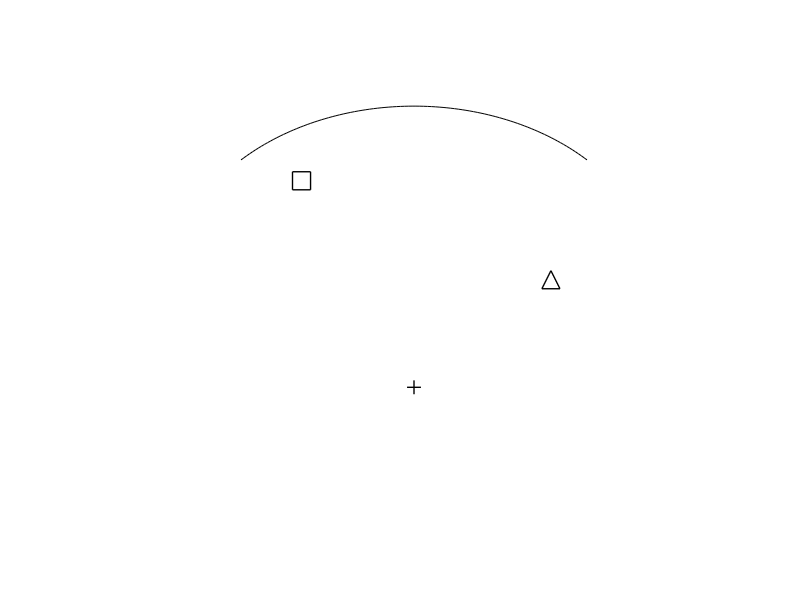
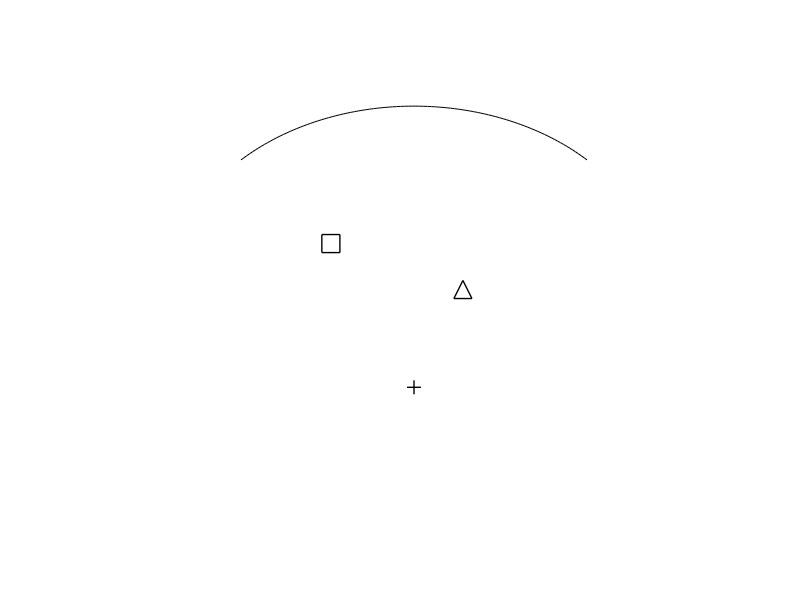
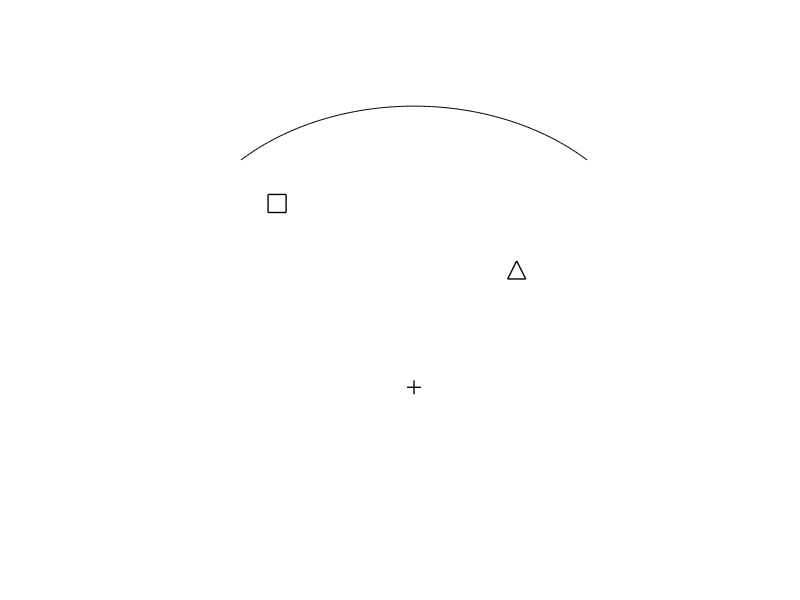
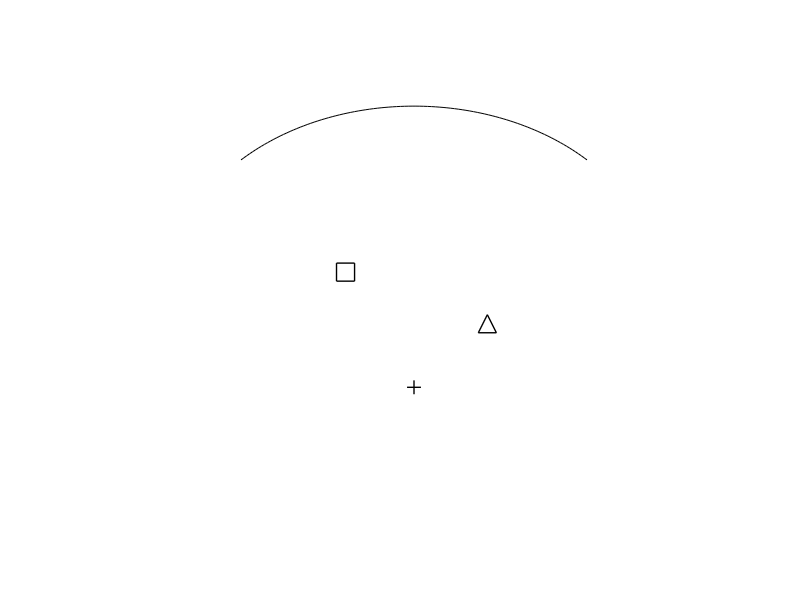

The MATLAB source for these figures, in order:
% condition B2(border present, which object is closer to the cross, response by a button) 
% triangle is closer to the cross

% number of images of this type 
n = 32;

% interval of x,y changes of axes for the triangle and square locations in % of x, y length
percentX_square = [15, 45]; 

percentX_triangle = [55, 85];
percentY_triangle = [40, 54];

for imagei = 1:n
    
    % draw arc
    figure(1), clf
    
    % parametrs of arc
    a = pi/4; % start of arc in radians
    b = 3*pi/4; % end of arc in radians
    h = 9; k = -4;  %(h,k) is the center of the circle
    r = 3; % radius
    
    % plot an arc
    t = linspace(a,b);
    x = r*cos(t) + h;
    y = r*sin(t) + k;
    plot(x,y, 'k')
    axis([h-r h+r k-r-1 k+r+1])
    axis square;
    
    % to get info about axes
    xAxis = get(gca,'xlim');
    yAxis = get(gca,'ylim');
    xlength = diff(xAxis);
    ylength = diff(yAxis);
    
    % X and Y coordinates of cross and triangle
    x_cross = 0.5*xlength+xAxis(1);
    y_cross = 0.3*ylength+yAxis(1);
    
    x_triangle = randi(percentX_triangle)/100*xlength+xAxis(1);
    y_triangle = randi(percentY_triangle)/100*ylength+yAxis(1);
    
    % distance between cross and triangle
    CrTr_distance = sqrt((x_triangle-x_cross)^2+(y_triangle-y_cross)^2);
    % distance between cross and square
    CrSq_distance = 1.5*CrTr_distance;
    
    % X and Y coordinates of square
    x_square = randi(percentX_square)/100*xlength+xAxis(1);
    y_square = sqrt(CrSq_distance^2-(x_square-x_cross)^2)+y_cross;
    
    if ~isreal(y_square)    % if y_square occasionaly is complex number, try another x
        while ~isreal(y_square) 
        x_square = randi(percentX_square)/100*xlength+xAxis(1);
        y_square = sqrt(CrSq_distance^2-(x_square-x_cross)^2)+y_cross;
        end
    end
     
    % plot cross, square and triangle
    hold on
    plot(x_cross, y_cross, '+k','LineWidth', 1, 'MarkerSize',10)
    hold on
    plot(x_square,y_square, 'ks', 'LineWidth', 1,'MarkerSize',13)
    hold on
    plot(x_triangle,y_triangle, 'k^','LineWidth', 1, 'MarkerSize',13);
    set(gca,'xtick',[],'ytick',[],'Xcolor','none','Ycolor','none') % remove axes

    % save image
    print(gcf,['B2_' num2str(imagei) '_triangle.png'],'-dpng','-r300');
end